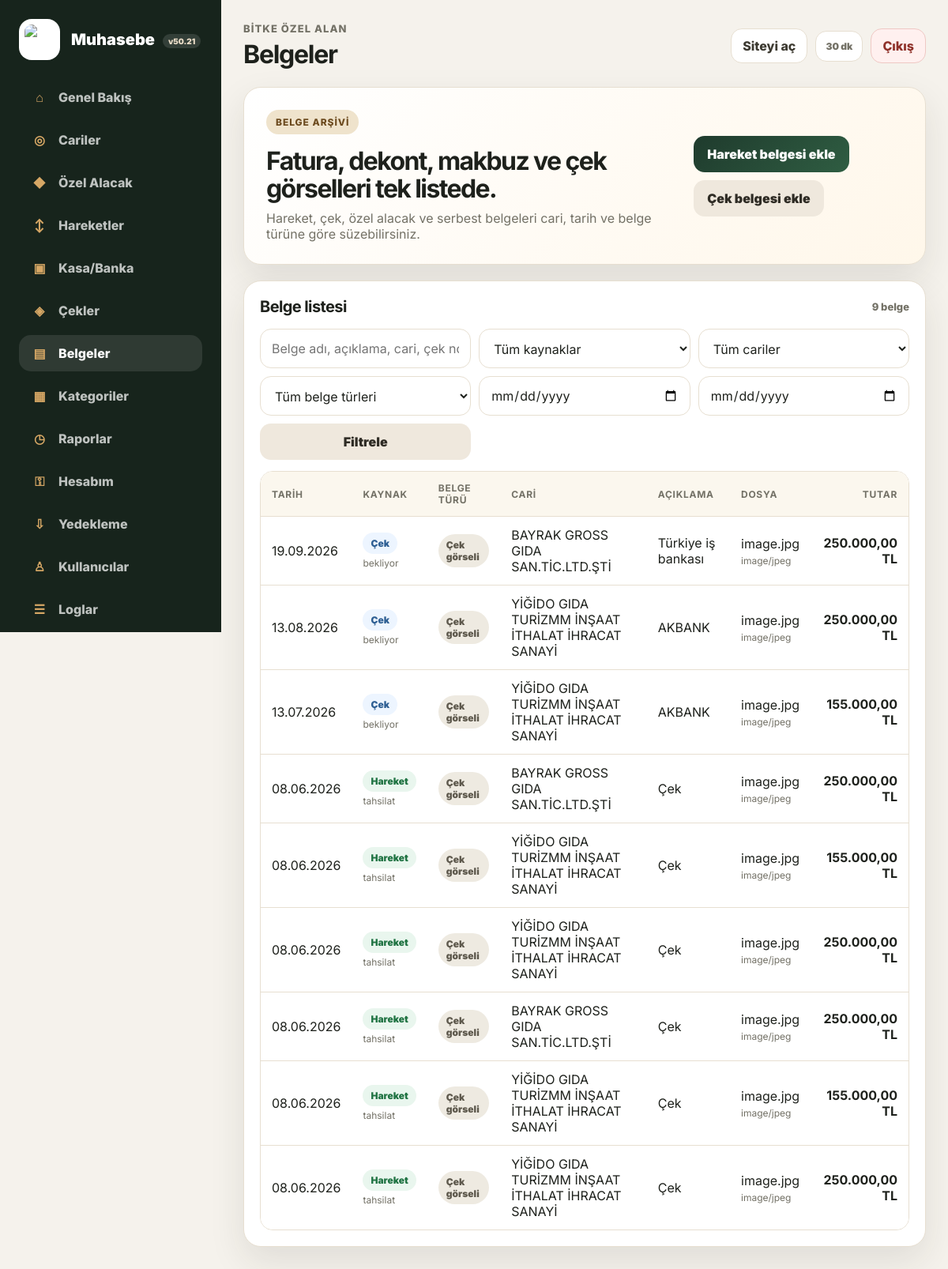
The app's page /belgeler.php (signed in) with its own data.
### tables this page shows
CREATE TABLE checks (
        id INTEGER PRIMARY KEY AUTOINCREMENT,
        cari_id INTEGER,
        direction TEXT NOT NULL DEFAULT 'alinacak',
        status TEXT NOT NULL DEFAULT 'bekliyor',
        amount REAL NOT NULL CHECK(amount >= 0),
        issue_date TEXT,
        due_date TEXT NOT NULL,
        bank_name TEXT,
        branch_name TEXT,
        check_no TEXT,
        drawer TEXT,
        description TEXT,
        document_path TEXT,
        document_name TEXT,
        document_mime TEXT,
        created_by INTEGER,
        created_at TEXT NOT NULL,
        updated_at TEXT NOT NULL, account_id INTEGER, closed_at TEXT, is_cancelled INTEGER NOT NULL DEFAULT 0, cancelled_at TEXT, cancelled_by INTEGER, cancel_reason TEXT,
        FOREIGN KEY(cari_id) REFERENCES cariler(id) ON DELETE SET NULL,
        FOREIGN KEY(created_by) REFERENCES users(id) ON DELETE SET NULL
    );

CREATE TABLE cariler (
        id INTEGER PRIMARY KEY AUTOINCREMENT,
        cari_type TEXT NOT NULL DEFAULT 'Firma',
        name TEXT NOT NULL,
        tax_no TEXT,
        phone TEXT,
        email TEXT,
        address TEXT,
        notes TEXT,
        created_at TEXT NOT NULL,
        updated_at TEXT NOT NULL
    , tax_office TEXT, authorized_person TEXT, iban TEXT, city TEXT);

CREATE TABLE movements (
        id INTEGER PRIMARY KEY AUTOINCREMENT,
        cari_id INTEGER,
        category_id INTEGER,
        movement_type TEXT NOT NULL,
        amount REAL NOT NULL CHECK(amount >= 0),
        movement_date TEXT NOT NULL,
        due_date TEXT,
        payment_method TEXT,
        description TEXT,
        document_path TEXT,
        document_name TEXT,
        document_mime TEXT,
        created_by INTEGER,
        created_at TEXT NOT NULL,
        updated_at TEXT NOT NULL, account_id INTEGER, document_type TEXT, is_cancelled INTEGER NOT NULL DEFAULT 0, cancelled_at TEXT, cancelled_by INTEGER, cancel_reason TEXT,
        FOREIGN KEY(cari_id) REFERENCES cariler(id) ON DELETE SET NULL,
        FOREIGN KEY(category_id) REFERENCES categories(id) ON DELETE SET NULL,
        FOREIGN KEY(created_by) REFERENCES users(id) ON DELETE SET NULL
    );

CREATE TABLE categories (
        id INTEGER PRIMARY KEY AUTOINCREMENT,
        name TEXT NOT NULL UNIQUE,
        type TEXT NOT NULL DEFAULT 'genel',
        created_at TEXT NOT NULL
    );

### bootstrap.php (called while the page is built, shortened)
<?php
function db(): PDO
{
    static $pdo = null;
    if ($pdo instanceof PDO) return $pdo;
    $pdo = new PDO('sqlite:' . DB_PATH);
    $pdo->setAttribute(PDO::ATTR_ERRMODE, PDO::ERRMODE_EXCEPTION);
    $pdo->setAttribute(PDO::ATTR_DEFAULT_FETCH_MODE, PDO::FETCH_ASSOC);
    $pdo->exec('PRAGMA foreign_keys = ON');
    return $pdo;
}
function e($value): string { return htmlspecialchars((string)$value, ENT_QUOTES, 'UTF-8'); }
function money($amount): string { return number_format((float)$amount, 2, ',', '.') . ' TL'; }
function tr_date(?string $date): string { if (!$date) return '-'; $ts = strtotime($date); return $ts ? date('d.m.Y', $ts) : e($date); }
function document_types(): array
{
    return [
        'fatura' => 'Fatura',
        'dekont' => 'Dekont',
        'makbuz' => 'Makbuz',
        'irsaliye' => 'İrsaliye',
        'sozlesme' => 'Sözleşme',
        'cek_gorseli' => 'Çek görseli',
        'diger' => 'Diğer',
    ];
}
function document_type_label(?string $key): string
{
    $m = document_types();
    return $m[$key ?: ''] ?? ($key ?: '-');
}

### belgeler.php (the view, shortened to what this page needs)
<?php
require_once __DIR__ . '/layout.php';
$q = trim($_GET['q'] ?? '');
$kind = trim($_GET['kind'] ?? '');
$start = trim($_GET['start'] ?? '');
$end = trim($_GET['end'] ?? '');
$rows = [];
if ($kind === '' || $kind === 'movement') {
    $where = ["m.document_path IS NOT NULL", "m.document_path != ''"];
    $params = [];
    $sql="SELECT 'movement' AS kind, m.id, m.movement_date AS doc_date, m.document_type, m.document_name, m.document_mime, m.description, m.amount, m.movement_type AS source_label, c.id AS cari_id, c.name AS cari_name, cat.name AS category_name FROM movements m LEFT JOIN cariler c ON c.id=m.cari_id LEFT JOIN categories cat ON cat.id=m.category_id WHERE " . implode(' AND ', $where);
    $stmt=db()->prepare($sql); $stmt->execute($params); $rows = array_merge($rows, $stmt->fetchAll());
}
if ($kind === '' || $kind === 'check') {
    $where = ["COALESCE(ch.is_cancelled,0)=0", "ch.document_path IS NOT NULL", "ch.document_path != ''"];
    $params = [];
    $sql="SELECT 'check' AS kind, ch.id, ch.due_date AS doc_date, 'cek_gorseli' AS document_type, ch.document_name, ch.document_mime, ch.description, ch.amount, ch.status AS source_label, c.id AS cari_id, c.name AS cari_name, ch.bank_name AS category_name FROM checks ch LEFT JOIN cariler c ON c.id=ch.cari_id WHERE " . implode(' AND ', $where);
    $stmt=db()->prepare($sql); $stmt->execute($params); $rows = array_merge($rows, $stmt->fetchAll());
}
if ($kind === '' || $kind === 'private') {
    $where = ["pr.document_path IS NOT NULL", "pr.document_path != ''"];
    $params = [];
    $sql="SELECT 'private' AS kind, pr.id, pr.receivable_date AS doc_date, pr.document_type, pr.document_name, pr.document_mime, pr.description, pr.amount, pr.status AS source_label, c.id AS cari_id, c.name AS cari_name, 'Özel Alacak' AS category_name FROM private_receivables pr LEFT JOIN cariler c ON c.id=pr.cari_id WHERE " . implode(' AND ', $where);
    $stmt=db()->prepare($sql); $stmt->execute($params); $rows = array_merge($rows, $stmt->fetchAll());
}
if ($kind === '' || $kind === 'standalone') {
    $where = ["sd.document_path IS NOT NULL", "sd.document_path != ''"];
    $params = [];
    $sql="SELECT 'standalone' AS kind, sd.id, sd.document_date AS doc_date, sd.document_type, sd.document_name, sd.document_mime, sd.description, 0 AS amount, 'Serbest belge' AS source_label, c.id AS cari_id, c.name AS cari_name, 'Serbest belge' AS category_name FROM standalone_documents sd LEFT JOIN cariler c ON c.id=sd.cari_id WHERE " . implode(' AND ', $where);
    $stmt=db()->prepare($sql); $stmt->execute($params); $rows = array_merge($rows, $stmt->fetchAll());
}
usort($rows, fn($a,$b)=>strcmp($b['doc_date'] ?? '', $a['doc_date'] ?? ''));
$docCount = count($rows);
page_header('Belgeler', 'belgeler');
?>
<section class="hero-card">
  <div>
    <span class="status-pill">Belge arşivi</span>
    <h2>Fatura, dekont, makbuz ve çek görselleri tek listede.</h2>
    <p>Hareket, çek, özel alacak ve serbest belgeleri cari, tarih ve belge türüne göre süzebilirsiniz.</p>
  </div>
  <div class="hero-actions"><a class="btn btn-primary" href="hareketler.php">Hareket belgesi ekle</a><a class="btn btn-secondary" href="cekler.php">Çek belgesi ekle</a></div>
</section>
<section class="panel-card">
  <div class="card-head"><h3>Belge listesi</h3><span><?php echo e($docCount); ?> belge</span></div>
  <form class="filterbar multi ultra" method="get">
    <input name="q" placeholder="Belge adı, açıklama, cari, çek no ara" value="<?php echo e($q); ?>">
    <select name="kind"><option value="">Tüm kaynaklar</option></select>
    <select name="cari_id"><option value="">Tüm cariler</option></select>
    <select name="document_type"><option value="">Tüm belge türleri</option></select>
    <input type="date" name="start" value="<?php echo e($start); ?>"><input type="date" name="end" value="<?php echo e($end); ?>">
    <button class="btn btn-secondary" type="submit">Filtrele</button>
  </form>
  <div class="table-wrap">
    <table>
      <thead><tr><th>Tarih</th><th>Kaynak</th><th>Belge türü</th><th>Cari</th><th>Açıklama</th><th>Dosya</th><th class="right">Tutar</th></tr></thead>
      <tbody>
        <?php foreach($rows as $r):
          if ($r['kind']==='movement') { $url = 'belge-indir.php?id=' . $r['id']; $sourceBadge = badge('Hareket','success'); }
          elseif ($r['kind']==='check') { $url = 'cek-belge-indir.php?id=' . $r['id']; $sourceBadge = badge('Çek','info'); }
          elseif ($r['kind']==='private') { $url = 'ozel-belge-indir.php?id=' . $r['id']; $sourceBadge = badge('Özel Alacak','special'); }
          else { $url = 'serbest-belge-indir.php?id=' . $r['id']; $sourceBadge = badge('Serbest','neutral'); }
        ?>
        <tr>
          <td><?php echo e(tr_date($r['doc_date'])); ?></td>
          <td><?php echo $sourceBadge; ?><small><?php echo e($r['source_label'] ?: ''); ?></small></td>
          <td><?php echo badge(document_type_label($r['document_type']), 'neutral'); ?></td>
          <td><?php echo $r['cari_id'] ? '<a href="cari-detay.php?id='.e($r['cari_id']).'">'.e($r['cari_name']).'</a>' : '-'; ?></td>
          <td><?php echo e($r['description'] ?: $r['category_name'] ?: '-'); ?></td>
          <td><a href="<?php echo e($url); ?>" target="_blank"><?php echo e($r['document_name'] ?: 'Belgeyi aç'); ?></a><small><?php echo e($r['document_mime'] ?: ''); ?></small></td>
          <td class="right"><strong><?php echo ((float)$r['amount'] > 0) ? e(money($r['amount'])) : '-'; ?></strong></td>
        </tr>
        <?php endforeach; ?>
      </tbody>
    </table>
  </div>
</section>
<?php page_footer(); ?>

### layout.php (shortened to what this page needs)
<?php
require_once __DIR__ . '/bootstrap.php';
function page_header(string $title, string $active = ''): void
{
    $nav = [
        ['dashboard', 'dashboard.php', 'Genel Bakış', '⌂'],
        ['cariler', 'cariler.php', 'Cariler', '◎'],
        ['ozel_alacaklar', 'ozel-alacaklar.php', 'Özel Alacak', '◆'],
        ['hareketler', 'hareketler.php', 'Hareketler', '↕'],
        ['hesaplar', 'hesaplar.php', 'Kasa/Banka', '▣'],
        ['cekler', 'cekler.php', 'Çekler', '◈'],
        ['belgeler', 'belgeler.php', 'Belgeler', '▤'],
        ['kategoriler', 'kategoriler.php', 'Kategoriler', '▦'],
        ['raporlar', 'raporlar.php', 'Raporlar', '◷'],
        ['hesabim', 'hesabim.php', 'Hesabım', '⚿'],
    ];
    if (is_admin()) {
        $nav[] = ['yedekler', 'yedekler.php', 'Yedekleme', '⇩'];
        $nav[] = ['kullanicilar', 'kullanicilar.php', 'Kullanıcılar', '♙'];
        $nav[] = ['loglar', 'loglar.php', 'Loglar', '☰'];
    }
    ?>
<!doctype html>
<html lang="tr">
<head>
  <link rel="stylesheet" href="assets/muhasebe.css?v=514" />
</head>
<body class="app-page">
  <div class="app-shell">
    <aside class="sidebar">
      <a class="brand" href="dashboard.php" aria-label="Bitke Muhasebe">
        <img src="../assets/img/header-logo-only.png" alt="Bitke" />
        <span>Muhasebe <small><?php echo e(APP_VERSION); ?></small></span>
      </a>
      <nav class="side-nav" aria-label="Panel menüsü">
        <?php foreach ($nav as $item): ?>
          <a class="<?php echo $active === $item[0] ? 'active' : ''; ?>" href="<?php echo e($item[1]); ?>">
            <span class="nav-ico"><?php echo e($item[3]); ?></span>
            <span><?php echo e($item[2]); ?></span>
          </a>
        <?php endforeach; ?>
      </nav>
    </aside>
    <main class="main">
      <header class="topbar">
        <div>
          <p>Bitke özel alan</p>
          <h1><?php echo e($title); ?></h1>
        </div>
        <div class="top-actions">
          <a class="ghost-link" href="../" target="_blank" rel="noopener">Siteyi aç</a>
          <span class="session-chip" title="İşlem yapılmazsa otomatik çıkış süresi">30 dk</span><a class="logout-link" href="logout.php">Çıkış</a>
        </div>
      </header>
<?php }
function page_footer(): void
{
    ?>
    </main>
  </div>
</body>
</html>
<?php }
function badge(string $label, string $tone = 'neutral'): string
{
    return '<span class="badge badge-' . e($tone) . '">' . e($label) . '</span>';
}

### records on screen
checks: due_date "19.09.2026", label "Çek Çek görseli", status "bekliyor", cari.name "BAYRAK GROSS GIDA SAN.TİC.LTD.ŞTİ", bank_name "Türkiye iş bankası", document_name "image.jpg", document_mime "image/jpeg", amount "250.000,00 TL"
checks: due_date "13.08.2026", label "Çek Çek görseli", status "bekliyor", cari.name "YİĞİDO GIDA TURİZMM İNŞAAT İTHALAT İHRACAT SANAYİ", bank_name "AKBANK", document_name "image.jpg", document_mime "image/jpeg", amount "250.000,00 TL"
checks: due_date "13.07.2026", label "Çek Çek görseli", status "bekliyor", cari.name "YİĞİDO GIDA TURİZMM İNŞAAT İTHALAT İHRACAT SANAYİ", bank_name "AKBANK", document_name "image.jpg", document_mime "image/jpeg", amount "155.000,00 TL"
movements: movement_date "08.06.2026", label "Hareket Çek görseli", movement_type "tahsilat", cari.name "BAYRAK GROSS GIDA SAN.TİC.LTD.ŞTİ", category.name "Çek", document_name "image.jpg", document_mime "image/jpeg", amount "250.000,00 TL"
movements: movement_date "08.06.2026", label "Hareket Çek görseli", movement_type "tahsilat", cari.name "YİĞİDO GIDA TURİZMM İNŞAAT İTHALAT İHRACAT SANAYİ", category.name "Çek", document_name "image.jpg", document_mime "image/jpeg", amount "155.000,00 TL"
movements: movement_date "08.06.2026", label "Hareket Çek görseli", movement_type "tahsilat", cari.name "YİĞİDO GIDA TURİZMM İNŞAAT İTHALAT İHRACAT SANAYİ", category.name "Çek", document_name "image.jpg", document_mime "image/jpeg", amount "250.000,00 TL"
movements: movement_date "08.06.2026", label "Hareket Çek görseli", movement_type "tahsilat", cari.name "BAYRAK GROSS GIDA SAN.TİC.LTD.ŞTİ", category.name "Çek", document_name "image.jpg", document_mime "image/jpeg", amount "250.000,00 TL"
movements: movement_date "08.06.2026", label "Hareket Çek görseli", movement_type "tahsilat", cari.name "YİĞİDO GIDA TURİZMM İNŞAAT İTHALAT İHRACAT SANAYİ", category.name "Çek", document_name "image.jpg", document_mime "image/jpeg", amount "155.000,00 TL"
movements: movement_date "08.06.2026", label "Hareket Çek görseli", movement_type "tahsilat", cari.name "YİĞİDO GIDA TURİZMM İNŞAAT İTHALAT İHRACAT SANAYİ", category.name "Çek", document_name "image.jpg", document_mime "image/jpeg", amount "250.000,00 TL"

### other values on screen
APP_VERSION "v50.21"
$item[3] "⌂"
$item[2] "Genel Bakış"
$item[3] "◎"
$item[2] "Cariler"
$item[3] "◆"
$item[2] "Özel Alacak"
$item[3] "↕"
$item[2] "Hareketler"
$item[3] "▣"
$item[2] "Kasa/Banka"
$item[3] "◈"
$item[2] "Çekler"
$item[3] "▤"
$item[2] "Belgeler"
